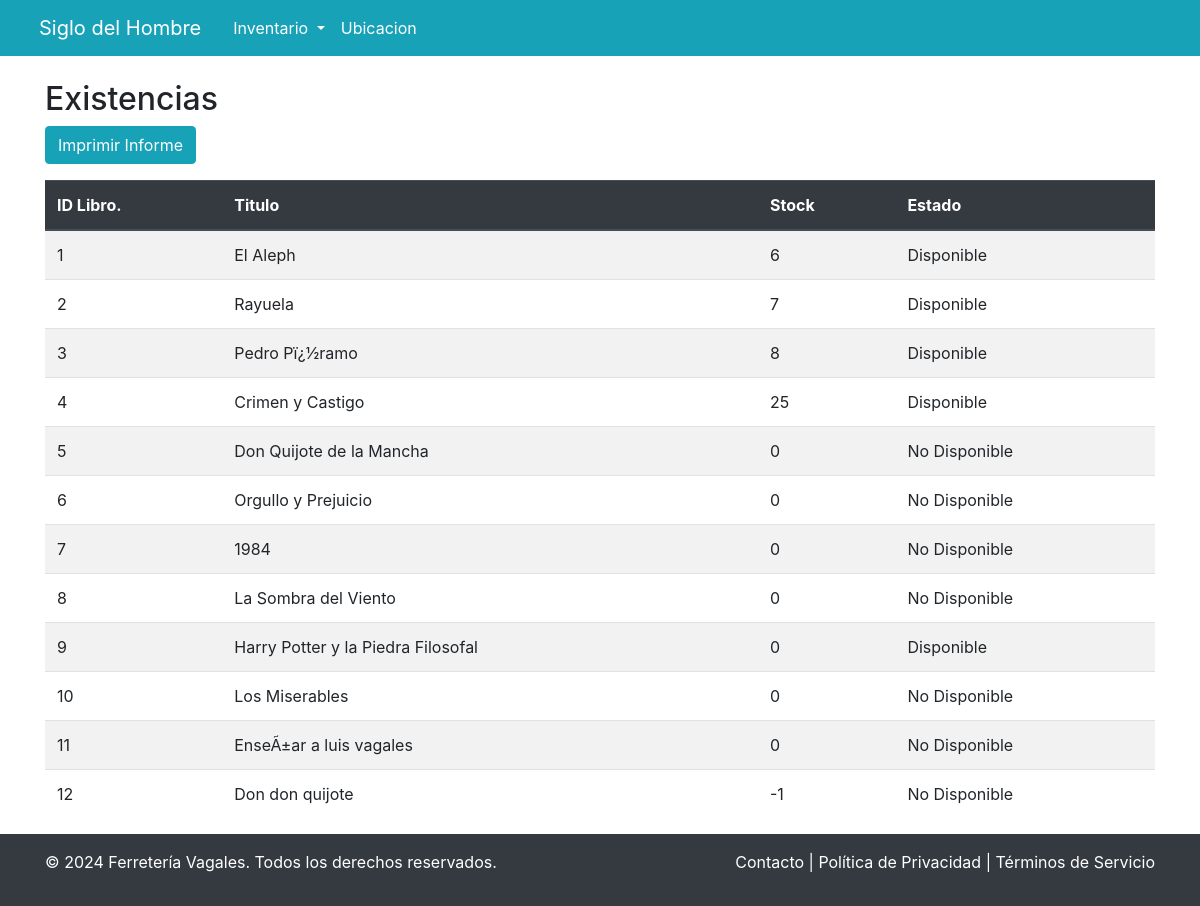
The page /inventario/existencias.php on the database as committed earlier.
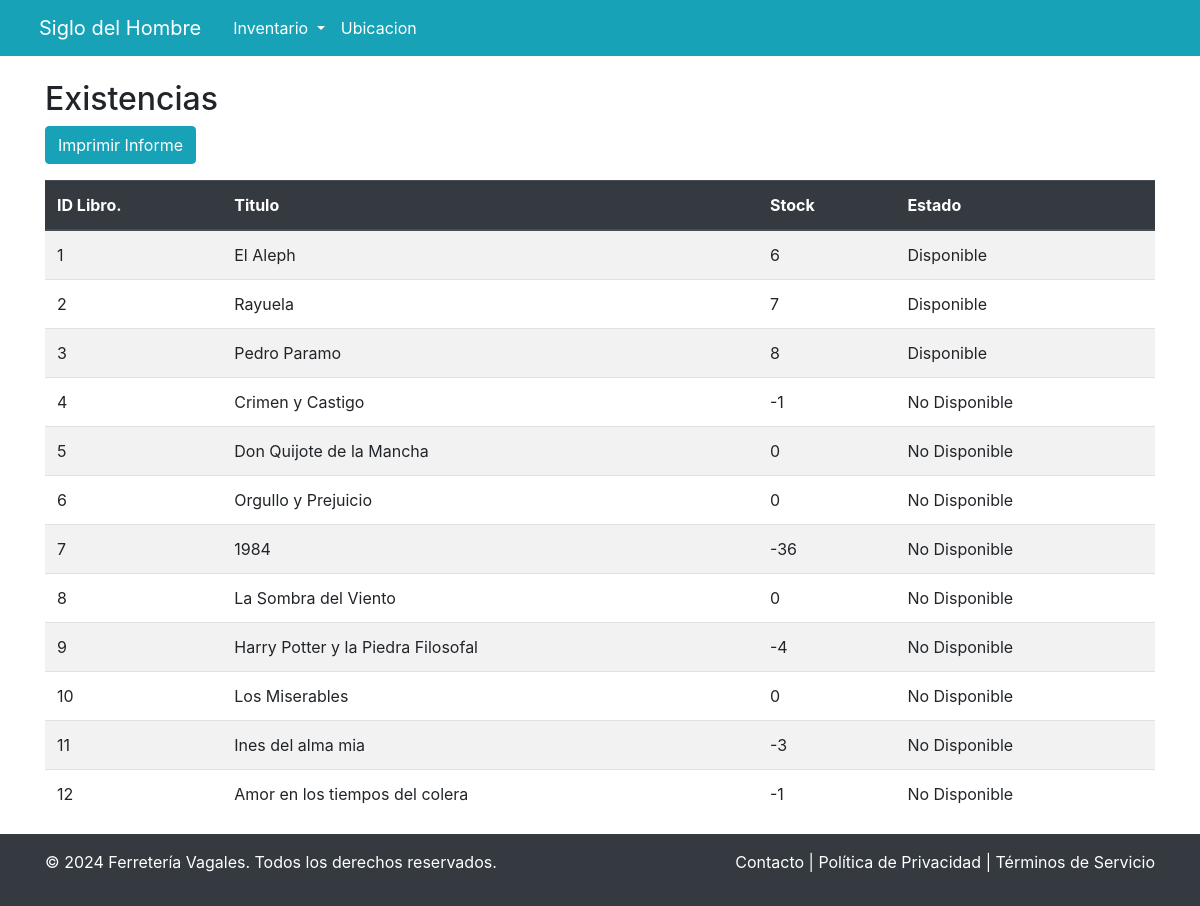
The same page on the database as committed later.
### tables this page shows
CREATE TABLE `libro` (
  `id_libro` int(11) NOT NULL,
  `titulo` varchar(255) NOT NULL,
  `descripcion` varchar(255) NOT NULL,
  `editorial` varchar(255) NOT NULL,
  `imagen` varchar(255) NOT NULL,
  `precio` int(11) NOT NULL,
  `id_categoria` int(11) NOT NULL,
  `id_autor` int(11) NOT NULL,
  `stock` int(11) NOT NULL,
  `estado` varchar(50) NOT NULL
);

### inventario/existencias.php (the view, shortened to what this page needs)
<!DOCTYPE html>
<html lang="es">
<head>
    <link rel="stylesheet" href="https://cdn.jsdelivr.net/npm/bootstrap@4.6.2/dist/css/bootstrap.min.css">
</head>
<body>
    <div class="d-flex flex-column min-vh-100">
    <header>
            <nav class="navbar navbar-expand-lg navbar-primary bg-info">
                <div class="container-fluid">
                    <a class="navbar-brand px-2 text-white" href="../index.administrador.php">Siglo del Hombre</a>
                    <div class="collapse navbar-collapse" id="navbarSupportedContent">
                        <ul class="navbar-nav mr-auto mb-2 mb-lg-0">
                            <li class="nav-item dropdown">
                                <a class="nav-link text-white dropdown-toggle" href="#" id="navbarDropdown" role="button">
                                    Inventario
                                </a>
                            </li>
                            <li class="nav-item">
                                <a class="nav-link text-white" href="ubicacion.php">Ubicacion</a>
                            </li>
                        </ul>
                    </div>
                </div>
            </nav>
        </header>
        <main class="flex-fill">
            <div class="container mt-4">
                <h2>Existencias</h2>
				<a onclick="window.print()" class="btn btn-info mb-3">Imprimir Informe</a>
                <div>
                    <?php
                    require('../conexion.php');
                    $sql = "SELECT `id_libro`, `titulo`, `stock`, `estado`
							FROM `libro`";
                    $result = $mysqli->query($sql);
                    if (!$result) {
                        echo "<div class='alert alert-danger'>Error en la consulta: " . $mysqli->error . "</div>";
                    } else {
                        if ($result->num_rows > 0) {
                            echo '<table class="table table-striped">
                                    <thead class="thead-dark">
                                        <tr>
                                            <th>ID Libro.</th>
                                            <th>Titulo</th>
                                            <th>Stock</th>
                                            <th>Estado</th>
                                        </tr>
                                    </thead>
                                    <tbody>';
                            while ($row = $result->fetch_assoc()) {
                                echo '<tr>
                                        <td>' . htmlspecialchars($row["id_libro"]) . '</td>
                                        <td>' . htmlspecialchars($row["titulo"]) . '</td>
                                        <td>' . htmlspecialchars($row["stock"]) . '</td>
                                        <td>' . htmlspecialchars($row["estado"]) . '</td>
                                    </tr>';
                            }
                            echo '</tbody></table>';
                        } else {
                            echo "<div class='alert alert-info'>No Existencias en Stock</div>";
                        }
                    }
                    ?>
                </div>
            </div>
        </main>
        <footer class="bg-dark text-white py-3">
            <div class="container">
                <div class="row">
                    <div class="col-md-6">
                        <p>&copy; 2024 Ferretería Vagales. Todos los derechos reservados.</p>
                    </div>
                    <div class="col-md-6 text-right">
                        <a href="contacto.html" class="text-white">Contacto</a> |
                        <a href="privacidad.html" class="text-white">Política de Privacidad</a> |
                        <a href="terminos.html" class="text-white">Términos de Servicio</a>
                    </div>
                </div>
            </div>
        </footer>
    </div>
</body>
</html>

Rows that differ between the two databases and show on the page:
changed libro id 3: titulo "Pedro Pï¿½ramo" → "Pedro Paramo"
changed libro "Crimen y Castigo": stock "25" → "-1"; estado "Disponible" → "No Disponible"
changed libro id 7: stock "0" → "-36"
changed libro "Harry Potter y la Piedra Filosofal": stock "0" → "-4"; estado "Disponible" → "No Disponible"
changed libro id 11: titulo "EnseÃ±ar a luis vagales" → "Ines del alma mia"; stock "0" → "-3"
changed libro id 12: titulo "Don don quijote" → "Amor en los tiempos del colera"
